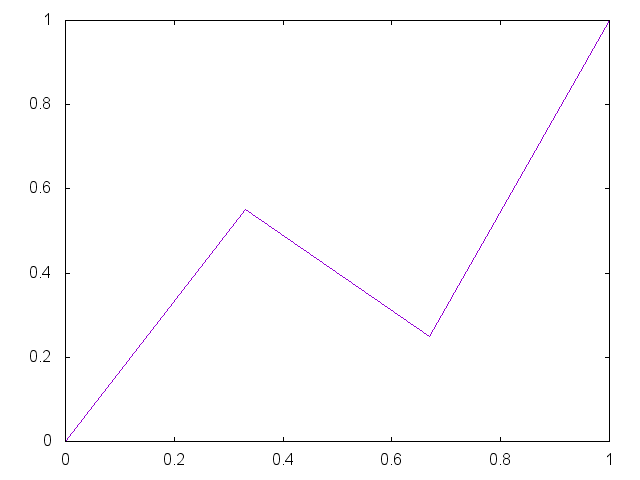

gnuplot code for this plot:


set term png

set output "generate/static/generate/unique-0.55-0.25.png"
plot '-' smooth unique notitle
0 0
0.33 0.55
0.67 0.25 
1 1
e

reset;
